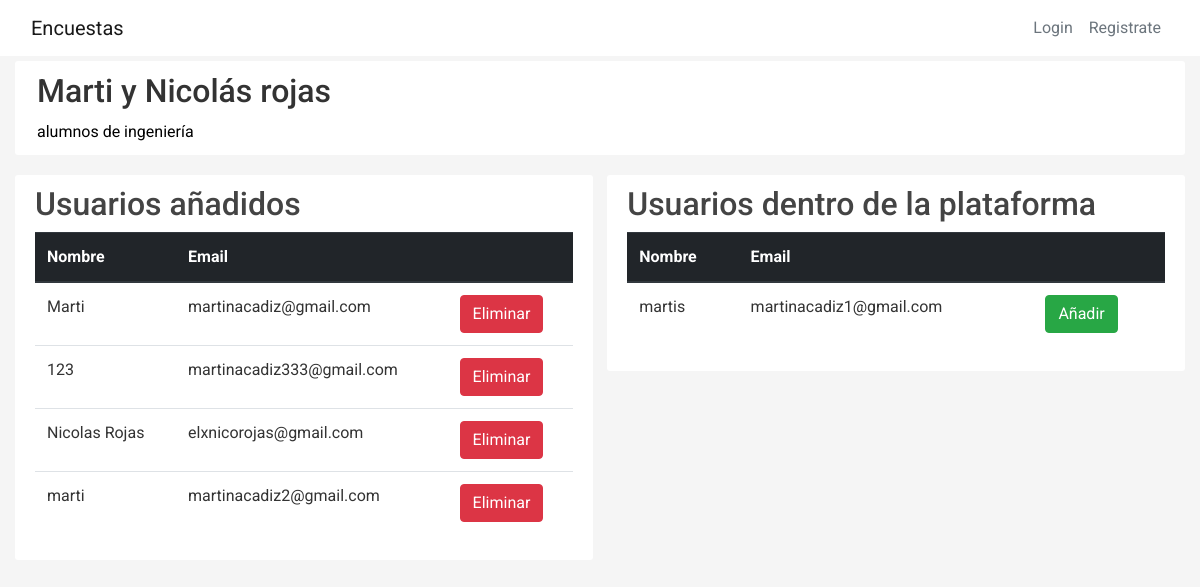
Page /editar_lista/3 on the earlier database version.
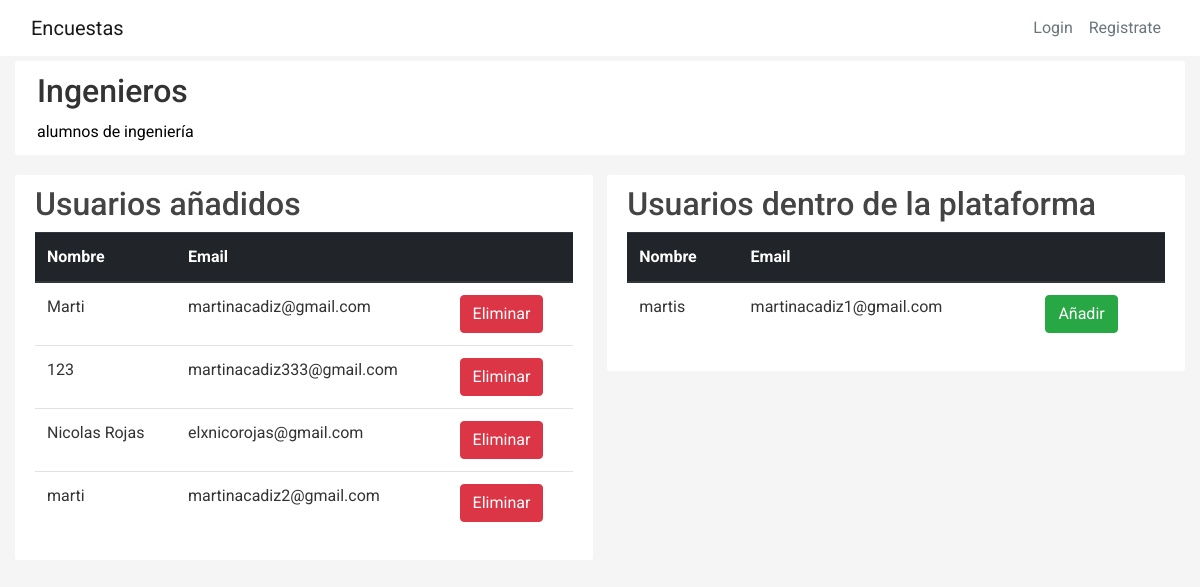
Same page on the later database version.
### encuestas/models.py (models this page shows)
class ListaDifusion(db.Model):
    id = db.Column(db.Integer, primary_key = True)
    title = db.Column(db.String(100),nullable = False)
    description = db.Column(db.String(1000), nullable = False)
    user_id = db.Column(db.Integer, db.ForeignKey('user.id'),nullable = False)

### encuestas/routes.py (the view)
@app.route("/editar_lista/<int:lista_id>", methods=['GET', 'POST'])
def editar_lista(lista_id):
    lista = ListaDifusion.query.get_or_404(lista_id)
    ids_encuestados_en_lista = UserInList.query.filter_by(lista_id = lista_id)
    id_users = []
    for enc in ids_encuestados_en_lista:
        id_users.append(enc.user_id)
    total_encuestados = User.query.filter(and_(User.id.not_in(id_users),User.tipo == False))
    encuestados_en_lista = User.query.filter(User.id.in_(id_users))
    return render_template('editar_lista.html',
        title= 'Editar lista',
        lista = lista,
        total_encuestados = total_encuestados,
        encuestados_en_lista = encuestados_en_lista
    )

### encuestas/templates/editar_lista.html (shortened to what this page needs)
{% extends "layout.html" %}  {% block content %}
<div class="content-section w-100">
  <input
    id="lista_{{lista.id}}"
    type="text"
    class="title-encuesta title w-100 border-left-0 border-right-0 border-top-0 bg-transparent outline-none h2"
    value="{{lista.title}}"
  />
  <input
    id="lista_descr_{{lista.id}}"
    type="text"
    class="description-encuesta description title-encuesta w-100 border-left-0 border-right-0 border-top-0 bg-transparent outline-none"
    value="{{lista.description}}"
  />
</div>
<div class="d-flex gap-9 align-items-start justify-content-between">
  <div class="content-section w-50 h-auto">
    <h2>Usuarios añadidos</h2>
    <table id="example" class="table">
      <thead class="thead-dark">
        <tr>
          <th scope="col">Nombre</th>
          <th scope="col">Email</th>
          <th scope="col"></th>
        </tr>
      </thead>
      <tbody id="users-in-list">
        {%for encuestado in encuestados_en_lista%}
        <tr id="user_{{encuestado.id}}">
          <td>{{encuestado.name}}</td>
          <td>{{encuestado.email}}</td>
          <td>
            <button
              class="btn btn-danger"
              onclick="remove_user('{{encuestado.id}}','{{lista.id}}')"
            >
              Eliminar
            </button>
          </td>
        </tr>
        {%endfor%}
      </tbody>
    </table>
  </div>
  <div class="content-section w-50">
    <h2>Usuarios dentro de la plataforma</h2>
    <table class="table">
      <thead class="thead-dark">
        <tr>
          <th scope="col">Nombre</th>
          <th scope="col">Email</th>
          <th scope="col"></th>
        </tr>
      </thead>
      <tbody id="total-users">
        {%for encuestado in total_encuestados%}
        <tr id="user_{{encuestado.id}}">
          <td>{{encuestado.name}}</td>
          <td>{{encuestado.email}}</td>
          <td>
            <button
              class="btn btn-success"
              onclick="select_user('{{encuestado.id}}','{{lista.id}}')"
            >
              Añadir
            </button>
          </td>
        </tr>
        {%endfor%}
      </tbody>
    </table>
  </div>
</div>
{% endblock content %}

Differences in the rows shown:
changed ListaDifusion "alumnos de ingeniería": title "Marti y Nicolás rojas" → "Ingenieros"
